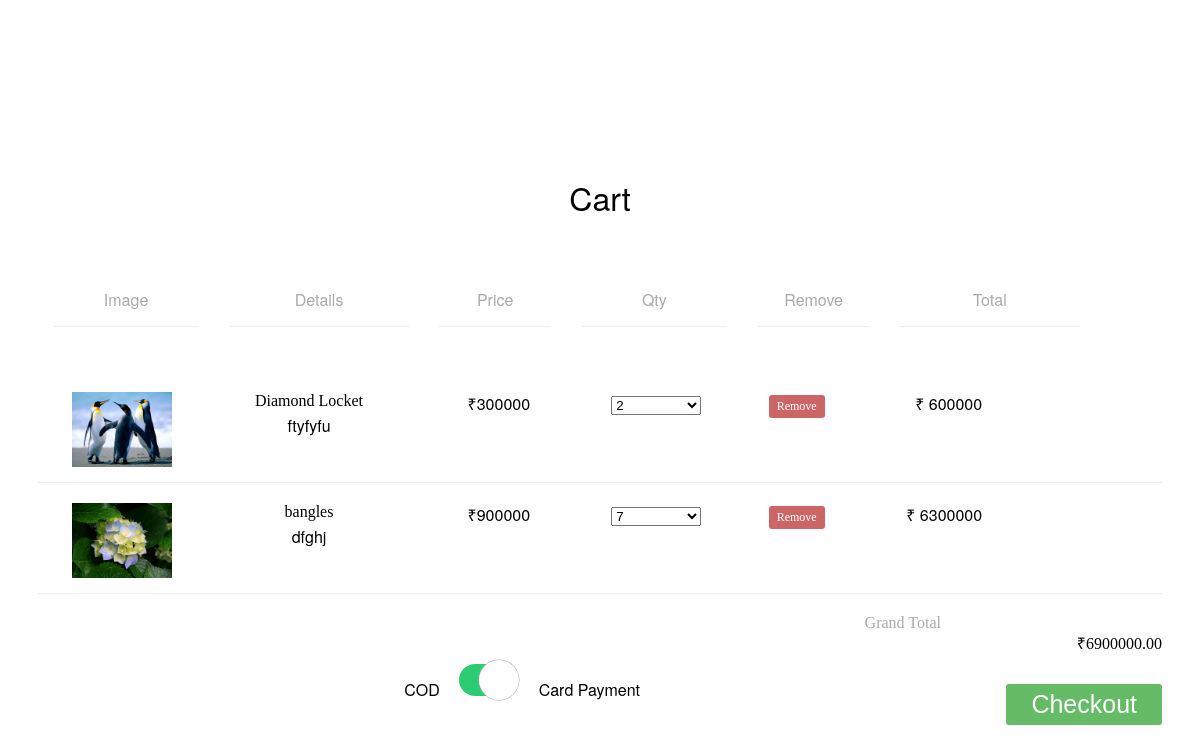
The app's page /Project/User/MYCart.php (signed in) with its own data.
### tables this page shows
CREATE TABLE `tbl_cart` (
  `cart_id` int(11) NOT NULL,
  `cart_quantity` varchar(300) NOT NULL,
  `cart_status` int(11) NOT NULL DEFAULT 0,
  `product_id` int(11) NOT NULL,
  `booking_id` int(11) NOT NULL
);

CREATE TABLE `tbl_product` (
  `product_id` int(50) NOT NULL,
  `product_name` varchar(50) NOT NULL,
  `product_price` varchar(50) NOT NULL,
  `product_description` varchar(50) NOT NULL,
  `subcategory_id` int(50) NOT NULL,
  `product_photo` varchar(250) NOT NULL,
  `seller_id` int(50) NOT NULL
);

### Project/User/MYCart.php (the view, shortened to what this page needs)
<?php
include("../Assets/connection/connection.php");
?>
<!DOCTYPE html>
<html>
    <head>
        <link
            rel="stylesheet"
            href="https://cdnjs.cloudflare.com/ajax/libs/normalize/5.0.0/normalize.min.css"
            />
    </head>
    <body onload="recalculateCart()" style="padding:0px">
    <br><br><br><br><br>
    <div style="padding: 30px;" align="center">
        <h1>Cart</h1>
        <br>
        <br>
            <div class="column-labels">
                <label class="product-price" style="width: 13%; text-align:center">Image</label>
                <label class="product-price" style="width: 16%; text-align:center">Details</label>
                <label class="product-price" style="width: 10%; text-align:center">Price</label>
                <label class="product-price" style="width: 13%; text-align:center">Qty</label>
                <label class="product-price" style="width: 10%; text-align:center">Remove</label>
                <label class="product-price" style="width: 16%; text-align:center">Total</label>
            </div>
<form method="post">
        <div class="shopping-cart" style="margin-top: 50px">            <?php
            $sel = "select * from tbl_booking b inner join tbl_cart c on c.booking_id=b.booking_id where b.user_id='" .$_SESSION["userid"]. "' and booking_status='0' and cart_status=0";
            $res = $con->query($sel);
                while ($row=$res->fetch_assoc()) {
                    $selPr = "select * from tbl_product where product_id='" .$row["product_id"]. "'";
                    $respr = $con->query($selPr);
                    if ($rowpr=$respr->fetch_assoc()) {
                        $selstock = "select sum(stock_quantity) as stock from tbl_stock where product_id='".$rowpr["product_id"]."'";
						$selstock1="select sum(cart_quantity) as quantity from tbl_cart where product_id='".$rowpr["product_id"]."' and cart_status >'0'";
						$chk=$con->query($selstock1)->fetch_assoc();
                        $resst = $con->query($selstock);
                    if ($rowst=$resst->fetch_assoc()) {
            ?>
            <div class="product">
                <div class="product-image">
                    <img
                        src="../Assets/File/Product/<?php echo $rowpr["product_photo"] ?>"
                        />
                </div>
                <div class="product-details">
                    <div class="product-title"><?php echo $rowpr["product_name"] ?></div>
                    <p class="product-description">
                    <?php echo $rowpr["product_description"] ?>
                    </p>
                </div>
                <div class="product-price "	><?php echo $rowpr["product_price"] ?></div>
                <div class="product-quantity">
                <select id="<?php echo $row["cart_id"]?>" style="width:90px">
                	<?php
					for ($k=1;$k<=($rowst["stock"]-$chk["quantity"]);$k++)
					{
						?>
                        <option <?php if($row["cart_quantity"]==$k){ echo "selected";} ?> value="<?php echo $k ?>"><?php echo $k ?></option>
						<?php
					}
					?>
                </select>
                </div>
                <div class="product-removal">
                    <button class="remove-product" value="<?php echo $row["cart_id"] ?>">Remove</button>
                </div>
                <div class="product-line-price">
                    <?php
                        $pr = $rowpr["product_price"];
                        $qty = $row["cart_quantity"];
                        $tot = (int)$pr * (int)$qty;
                        echo $tot;
                    ?>
                </div>
            </div>
            <?php
                    }
                }
                }
            ?>
            <div class="totals">
                <div class="totals-item totals-item-total">
                    <label>Grand Total</label>
                    <div class="totals-value" id="cart-total">0</div>
                </div>
            </div>
             	<span >COD</span>
                <label class="switch2 switch2-checked">
                    <div></div>
                </label>
                <span>Card Payment</span>
                <button type="submit" class="checkout" name="btn_checkout">Checkout</button>
        </div>
</form>
    </div>
    </body>
</html>

### Project/User/MYCart.php (style rules this page uses)
.product-image { float: left; width: 15%; }
.product-details { float: left; width: 20%; }
.product-price { float: left; width: 12%; }
.product-quantity { float: left; width: 16%; }
.product-removal { float: left; width: 9%; }
.product-line-price { float: left; width: 12%; text-align: right; }
.group:before, .shopping-cart:before, .column-labels:before, .product:before, .totals-item:before, .group:after, .shopping-cart:after, .column-labels:after, .product:after, .totals-item:after { content: ""; display: table; }
.group:after, .shopping-cart:after, .column-labels:after, .product:after, .totals-item:after { clear: both; }
.group, .shopping-cart, .column-labels, .product, .totals-item { zoom: 1; }
.product .product-price:before, .product .product-line-price:before, .totals-value:before { content: "₹"; }
body { padding: 0px 30px 30px 20px; font-family: "HelveticaNeue-Light", "Helvetica Neue Light", "Helvetica Neue", Helvetica, Arial, sans-serif; font-weight: 100; }
h1 { font-weight: 100; }
label { color: #aaa; }
.shopping-cart { margin-top: -45px; }
.column-labels label { padding-bottom: 15px; margin-bottom: 15px; border-bottom: 1px solid #eee; }
.product { margin-bottom: 20px; padding-bottom: 10px; border-bottom: 1px solid #eee; }
.product .product-image { text-align: center; }
.product .product-image img { width: 100px; }
.product .product-details .product-title { margin-right: 20px; font-family: "HelveticaNeue-Medium", "Helvetica Neue Medium"; }
.product .product-details .product-description { margin: 5px 20px 5px 0; line-height: 1.4em; }
.product .remove-product { border: 0; padding: 4px 8px; background-color: #c66; color: #fff; font-family: "HelveticaNeue-Medium", "Helvetica Neue Medium"; font-size: 12px; border-radius: 3px; }
.totals .totals-item { float: right; clear: both; width: 100%; margin-bottom: 10px; }
.totals .totals-item label { float: left; clear: both; width: 79%; text-align: right; }
.totals .totals-item .totals-value { float: right; width: 21%; text-align: right; }
.totals .totals-item-total { font-family: "HelveticaNeue-Medium", "Helvetica Neue Medium"; }
.checkout { float: right; border: 0; margin-top: 20px; padding: 6px 25px; background-color: #6b6; color: #fff; font-size: 25px; border-radius: 3px; }
label { margin: 0px 15px; }
.switch2 { position: relative; display: inline-block; width: 60px; height: 32px; border-radius: 27px; background-color: #bdc3c7; cursor: pointer; transition: all .3s; }
.switch2 input:checked + div { left: calc(100% - 40px); }
.switch2 div { position: absolute; width: 40px; height: 40px; border-radius: 25px; background-color: white; top: -4px; left: 0px; box-shadow: 0px 0px 0.5px 0.5px rgb(170,170,170); transition: all .2s; }
.switch2-checked { background-color: #2ecc71; }

### records on screen
tbl_cart: product.product_photo (picture), product.product_name "Diamond Locket", product.product_description "ftyfyfu", product.product_price "300000", cart_quantity+cart_id "2", tot "600000"
tbl_cart: product.product_photo (picture), product.product_name "bangles", product.product_description "dfghj", product.product_price "900000", cart_quantity+cart_id "7", tot "6300000"
